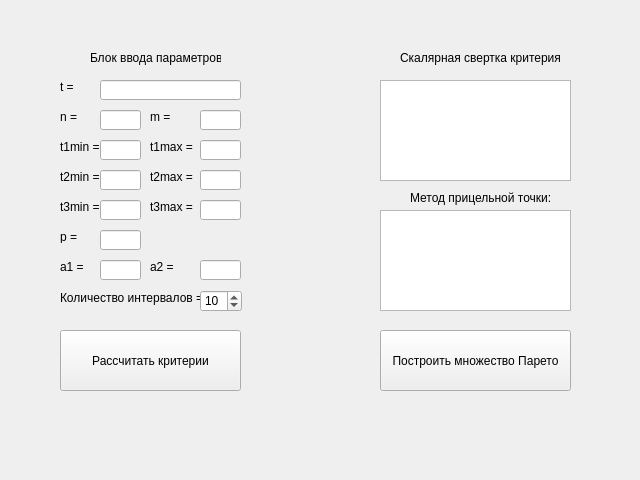
<?xml version="1.0" encoding="UTF-8"?>
<ui version="4.0">
 <class>MainWindow</class>
 <widget class="QMainWindow" name="MainWindow">
  <property name="geometry">
   <rect>
    <x>0</x>
    <y>0</y>
    <width>640</width>
    <height>480</height>
   </rect>
  </property>
  <property name="windowTitle">
   <string>GUI</string>
  </property>
  <widget class="QWidget" name="centralwidget">
   <widget class="QPushButton" name="pareto_button">
    <property name="geometry">
     <rect>
      <x>380</x>
      <y>330</y>
      <width>191</width>
      <height>61</height>
     </rect>
    </property>
    <property name="text">
     <string>Построить множество Парето</string>
    </property>
   </widget>
   <widget class="QLabel" name="label_t">
    <property name="geometry">
     <rect>
      <x>60</x>
      <y>80</y>
      <width>47</width>
      <height>13</height>
     </rect>
    </property>
    <property name="text">
     <string>t = </string>
    </property>
   </widget>
   <widget class="QLabel" name="label_n_input">
    <property name="geometry">
     <rect>
      <x>60</x>
      <y>110</y>
      <width>47</width>
      <height>13</height>
     </rect>
    </property>
    <property name="text">
     <string>n =</string>
    </property>
   </widget>
   <widget class="QLabel" name="label_m_input">
    <property name="geometry">
     <rect>
      <x>150</x>
      <y>110</y>
      <width>47</width>
      <height>13</height>
     </rect>
    </property>
    <property name="text">
     <string>m =</string>
    </property>
   </widget>
   <widget class="QLabel" name="label_t1_min">
    <property name="geometry">
     <rect>
      <x>60</x>
      <y>140</y>
      <width>47</width>
      <height>13</height>
     </rect>
    </property>
    <property name="text">
     <string>t1min =</string>
    </property>
   </widget>
   <widget class="QLabel" name="label_t2min_input">
    <property name="geometry">
     <rect>
      <x>60</x>
      <y>170</y>
      <width>47</width>
      <height>13</height>
     </rect>
    </property>
    <property name="text">
     <string>t2min =</string>
    </property>
   </widget>
   <widget class="QLabel" name="label_t3min_input">
    <property name="geometry">
     <rect>
      <x>60</x>
      <y>200</y>
      <width>47</width>
      <height>13</height>
     </rect>
    </property>
    <property name="text">
     <string>t3min =</string>
    </property>
   </widget>
   <widget class="QLabel" name="label_p_input">
    <property name="geometry">
     <rect>
      <x>60</x>
      <y>230</y>
      <width>47</width>
      <height>13</height>
     </rect>
    </property>
    <property name="text">
     <string>p =</string>
    </property>
   </widget>
   <widget class="QLabel" name="label_title_scalar">
    <property name="geometry">
     <rect>
      <x>400</x>
      <y>50</y>
      <width>161</width>
      <height>16</height>
     </rect>
    </property>
    <property name="text">
     <string>Скалярная свертка критерия:</string>
    </property>
   </widget>
   <widget class="QLabel" name="label_a1_input">
    <property name="geometry">
     <rect>
      <x>60</x>
      <y>260</y>
      <width>47</width>
      <height>13</height>
     </rect>
    </property>
    <property name="text">
     <string>a1 =</string>
    </property>
   </widget>
   <widget class="QLabel" name="label_a2_input">
    <property name="geometry">
     <rect>
      <x>150</x>
      <y>260</y>
      <width>47</width>
      <height>13</height>
     </rect>
    </property>
    <property name="text">
     <string>a2 =</string>
    </property>
   </widget>
   <widget class="QLabel" name="label_title_target">
    <property name="geometry">
     <rect>
      <x>410</x>
      <y>190</y>
      <width>211</width>
      <height>16</height>
     </rect>
    </property>
    <property name="text">
     <string>Метод прицельной точки:</string>
    </property>
   </widget>
   <widget class="QLineEdit" name="input_t">
    <property name="geometry">
     <rect>
      <x>100</x>
      <y>80</y>
      <width>141</width>
      <height>20</height>
     </rect>
    </property>
   </widget>
   <widget class="QLineEdit" name="input_a1">
    <property name="geometry">
     <rect>
      <x>100</x>
      <y>260</y>
      <width>41</width>
      <height>20</height>
     </rect>
    </property>
   </widget>
   <widget class="QLineEdit" name="input_a2">
    <property name="geometry">
     <rect>
      <x>200</x>
      <y>260</y>
      <width>41</width>
      <height>20</height>
     </rect>
    </property>
   </widget>
   <widget class="QLineEdit" name="input_n">
    <property name="geometry">
     <rect>
      <x>100</x>
      <y>110</y>
      <width>41</width>
      <height>20</height>
     </rect>
    </property>
   </widget>
   <widget class="QLineEdit" name="input_m">
    <property name="geometry">
     <rect>
      <x>200</x>
      <y>110</y>
      <width>41</width>
      <height>20</height>
     </rect>
    </property>
   </widget>
   <widget class="QLineEdit" name="input_p">
    <property name="geometry">
     <rect>
      <x>100</x>
      <y>230</y>
      <width>41</width>
      <height>20</height>
     </rect>
    </property>
   </widget>
   <widget class="QLineEdit" name="input_t3min">
    <property name="geometry">
     <rect>
      <x>100</x>
      <y>200</y>
      <width>41</width>
      <height>20</height>
     </rect>
    </property>
   </widget>
   <widget class="QLineEdit" name="input_t3max">
    <property name="geometry">
     <rect>
      <x>200</x>
      <y>200</y>
      <width>41</width>
      <height>20</height>
     </rect>
    </property>
   </widget>
   <widget class="QLineEdit" name="input_t1min">
    <property name="geometry">
     <rect>
      <x>100</x>
      <y>140</y>
      <width>41</width>
      <height>20</height>
     </rect>
    </property>
   </widget>
   <widget class="QLineEdit" name="input_t2min">
    <property name="geometry">
     <rect>
      <x>100</x>
      <y>170</y>
      <width>41</width>
      <height>20</height>
     </rect>
    </property>
   </widget>
   <widget class="QLineEdit" name="input_t1max">
    <property name="geometry">
     <rect>
      <x>200</x>
      <y>140</y>
      <width>41</width>
      <height>20</height>
     </rect>
    </property>
   </widget>
   <widget class="QLineEdit" name="input_t2max">
    <property name="geometry">
     <rect>
      <x>200</x>
      <y>170</y>
      <width>41</width>
      <height>20</height>
     </rect>
    </property>
   </widget>
   <widget class="QLabel" name="label_title_input">
    <property name="geometry">
     <rect>
      <x>90</x>
      <y>50</y>
      <width>131</width>
      <height>16</height>
     </rect>
    </property>
    <property name="text">
     <string>Блок ввода параметров</string>
    </property>
   </widget>
   <widget class="QLabel" name="label_t1_min_2">
    <property name="geometry">
     <rect>
      <x>150</x>
      <y>140</y>
      <width>47</width>
      <height>13</height>
     </rect>
    </property>
    <property name="text">
     <string>t1max =</string>
    </property>
   </widget>
   <widget class="QLabel" name="label_t2max_input">
    <property name="geometry">
     <rect>
      <x>150</x>
      <y>170</y>
      <width>47</width>
      <height>13</height>
     </rect>
    </property>
    <property name="text">
     <string>t2max =</string>
    </property>
   </widget>
   <widget class="QLabel" name="label_t3max_input">
    <property name="geometry">
     <rect>
      <x>150</x>
      <y>200</y>
      <width>47</width>
      <height>13</height>
     </rect>
    </property>
    <property name="text">
     <string>t3max =</string>
    </property>
   </widget>
   <widget class="QPushButton" name="calc_button">
    <property name="geometry">
     <rect>
      <x>60</x>
      <y>330</y>
      <width>181</width>
      <height>61</height>
     </rect>
    </property>
    <property name="text">
     <string>Рассчитать критерии</string>
    </property>
   </widget>
   <widget class="QTextBrowser" name="output_scalar">
    <property name="geometry">
     <rect>
      <x>380</x>
      <y>80</y>
      <width>191</width>
      <height>101</height>
     </rect>
    </property>
   </widget>
   <widget class="QTextBrowser" name="output_target">
    <property name="geometry">
     <rect>
      <x>380</x>
      <y>210</y>
      <width>191</width>
      <height>101</height>
     </rect>
    </property>
   </widget>
   <widget class="QLabel" name="label_intervals_input">
    <property name="geometry">
     <rect>
      <x>60</x>
      <y>290</y>
      <width>141</width>
      <height>16</height>
     </rect>
    </property>
    <property name="text">
     <string>Количество интервалов =</string>
    </property>
   </widget>
   <widget class="QSpinBox" name="input_interval_count">
    <property name="geometry">
     <rect>
      <x>200</x>
      <y>290</y>
      <width>42</width>
      <height>22</height>
     </rect>
    </property>
    <property name="minimum">
     <number>1</number>
    </property>
    <property name="maximum">
     <number>999</number>
    </property>
    <property name="value">
     <number>10</number>
    </property>
   </widget>
  </widget>
 </widget>
 <resources/>
 <connections/>
</ui>
